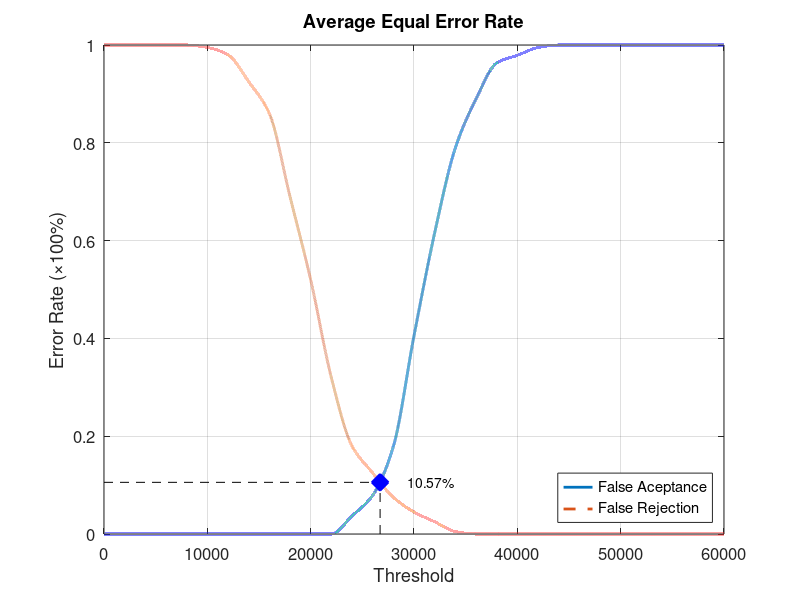
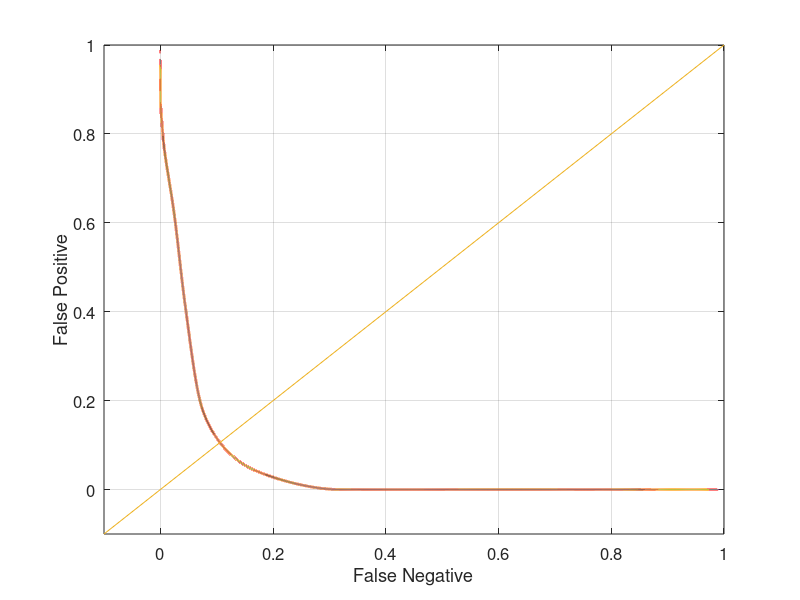

MATLAB code to generate these figures, in order:
function yEER = Database3_2
close all;
clear;
clc;
x = 0:2000:60000;
xq = 0:0.5:60000;

y0 = [0 0 0 0 0 0 0 0 0 0 0 0 0.0368421 0.0789474 0.178947 0.405263 0.615789 0.789474 0.889474 0.963158 0.978947 0.994737 1 1 1 1 1 1 1 1 1];
yy0 = interp1(x, y0, xq, 'pchip');
y1 = [1 1 1 1 1 0.995 0.98 0.925 0.86 0.69 0.52 0.32 0.18 0.125 0.075 0.045 0.025 0.005 0 0 0 0 0 0 0 0 0 0 0 0 0];
yy1 = interp1(x, y1, xq, 'pchip');

% Calculating EER: 
y2 = abs(y0 - y1);
find(y2 == min(y2))
yy2 = abs(yy0 - yy1);
xEER = find(yy2 == min(yy2));
xEERIndex = xq(xEER) % X-axis EER
yEER = yy0(xEER) % Y-axis EER

main = figure
plot(xq, yy0,'-','LineWidth', 2);	hold on
plot(xq, yy1,'--','LineWidth', 2);	hold on
plot([xEERIndex xEERIndex], [0 yEER], 'k--');	hold on
plot([0 xEERIndex], [yEER yEER], 'k--');	hold on
plot(xEERIndex, yEER, 'bx', 'LineWidth', 10);	hold on
text(xEERIndex + 10 * xEERIndex / 100, yEER, [num2str(round((10000 * yEER)) / 100) '%'])
legend('False Aceptance', 'False Rejection', 'Location', 'SouthEast')
xlabel('Threshold')
ylabel('Error Rate (\times100%)')
title('Average Equal Error Rate')
set(gca, 'FontSize', 12)
axis([0 60000 0 1])
grid on

print(main, 'Database3_2Main', '-dpng');
FNRxFPR = figure('Color', [1 1 1]);
plot(yy1, yy0, '-', yy1, yy0, 'LineWidth', 2);
hold on
y = -0.1:0.1:1
plot(y, y); 
set(gca, 'FontSize', 12)
xlabel('False Negative')
ylabel('False Positive')
axis([-0.1 1 -0.1 1])
set(gca, 'FontSize', 12)
grid on

print(FNRxFPR, 'Database3_2FNRxFPR','-dpng');
end
